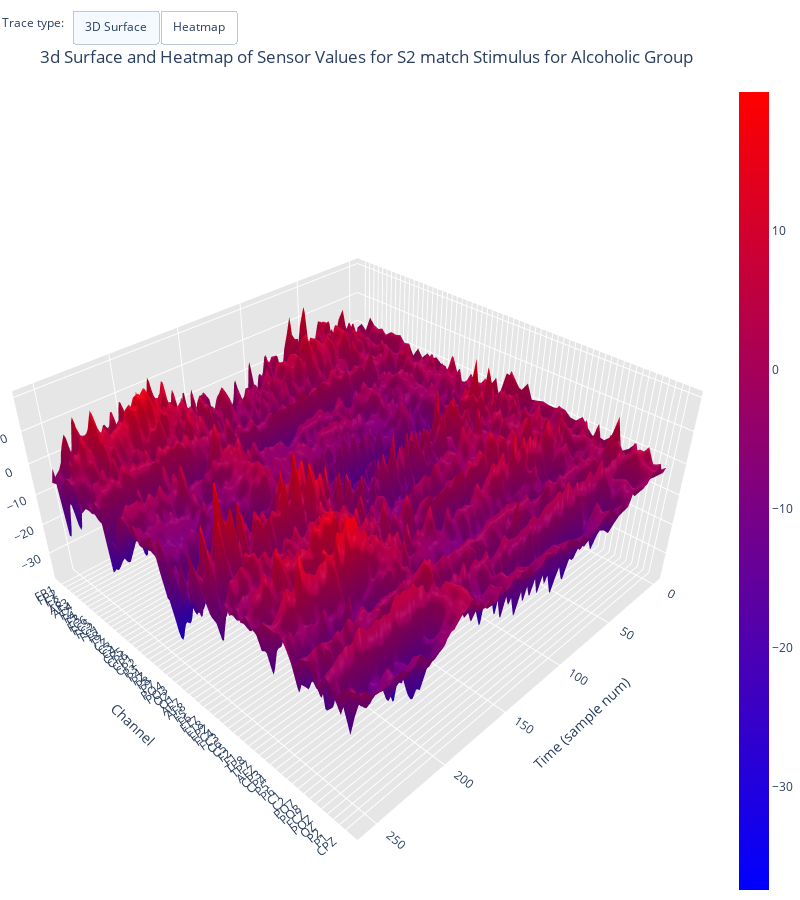

The notebook cell this image was saved under:
### Code cell
plot_3dSurface_and_heatmap(stimulus=stimulus, group='a', df=S2_m_sample_df)

### Figure 1 — Plotly figure (JSON) as saved in the notebook; plotly's stock layout.template omitted (floating-point values rounded to 4 significant figures; data arrays with more than 128 entries replaced by an {"elided": "..."} marker saying what was removed)
{"data": [{"colorscale": [[0, "rgb(0,0,255)"], [1, "rgb(255,0,0)"]], "type": "surface", "z": {"elided": "61x256 float values"}}], "layout": {"annotations": [{"align": "left", "showarrow": false, "text": "Trace type:", "x": 0, "y": 1.085, "yref": "paper"}], "autosize": false, "height": 900, "margin": {"b": 0, "l": 0, "r": 0, "t": 0}, "scene": {"aspectmode": "manual", "aspectratio": {"x": 1, "y": 1, "z": 0.5}, "xaxis": {"backgroundcolor": "rgb(230, 230,230)", "gridcolor": "rgb(255, 255, 255)", "showbackground": true, "title": {"text": "Time (sample num)"}}, "yaxis": {"backgroundcolor": "rgb(230, 230, 230)", "gridcolor": "rgb(255, 255, 255)", "showbackground": true, "ticktext": ["FP1", "FP2", "F7", "F8", "AF3", "AF4", "FZ", "F4", "F3", "FC6", "FC5", "FC2", "FC1", "T8", "T7", "CZ", "C3", "C4", "CP5", "CP6", "CP1", "CP2", "P3", "P4", "PZ", "P8", "P7", "PO4", "PO3", "O2", "O1", "AF7", "AF8", "F5", "F6", "FT7", "FT8", "FPZ", "FC4", "FC3", "C6", "C5", "F2", "F1", "TP8", "TP7", "AFZ", "CP3", "CP4", "P5", "P6", "C1", "C2", "PO7", "PO8", "FCZ", "POZ", "OZ", "P2", "P1", "CPZ"], "tickvals": [0, 1, 2, 3, 4, 5, 6, 7, 8, 9, 10, 11, 12, 13, 14, 15, 16, 17, 18, 19, 20, 21, 22, 23, 24, 25, 26, 27, 28, 29, 30, 31, 32, 33, 34, 35, 36, 37, 38, 39, 40, 41, 42, 43, 44, 45, 46, 47, 48, 49, 50, 51, 52, 53, 54, 55, 56, 57, 58, 59, 60], "title": {"text": "Channel"}, "zerolinecolor": "rgb(255, 255, 255)"}, "zaxis": {"backgroundcolor": "rgb(230, 230,230)", "gridcolor": "rgb(255, 255, 255)", "showbackground": true, "title": {"text": "Sensor Value"}, "zerolinecolor": "rgb(255, 255, 255)"}}, "title": {"text": "<br>3d Surface and Heatmap of Sensor Values for S2 match Stimulus for Alcoholic Group"}, "updatemenus": [{"buttons": [{"args": ["type", "surface"], "label": "3D Surface", "method": "restyle"}, {"args": ["type", "heatmap"], "label": "Heatmap", "method": "restyle"}], "direction": "left", "pad": {"r": 10, "t": 10}, "showactive": true, "type": "buttons", "x": 0.1, "xanchor": "left", "y": 1.1, "yanchor": "top"}], "width": 800}}
